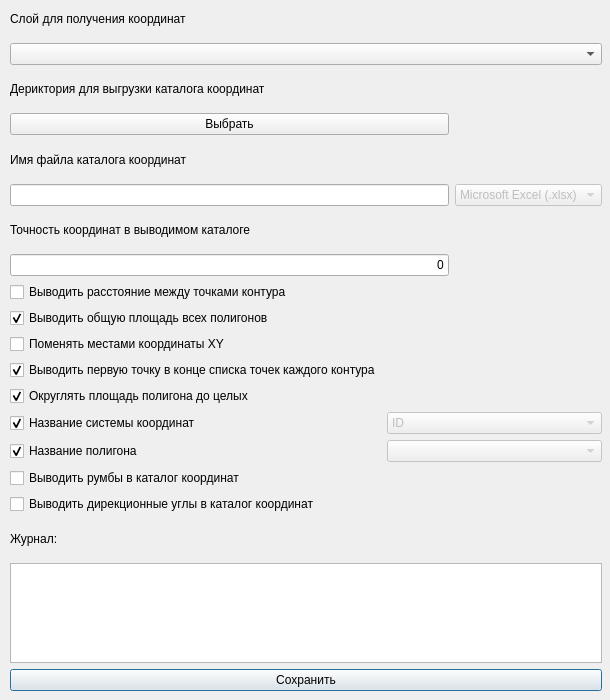
<?xml version="1.0" encoding="UTF-8"?>
<ui version="4.0">
 <class>CoordPluginDialogBase</class>
 <widget class="QDialog" name="CoordPluginDialogBase">
  <property name="windowModality">
   <enum>Qt::ApplicationModal</enum>
  </property>
  <property name="geometry">
   <rect>
    <x>0</x>
    <y>0</y>
    <width>610</width>
    <height>700</height>
   </rect>
  </property>
  <property name="minimumSize">
   <size>
    <width>610</width>
    <height>700</height>
   </size>
  </property>
  <property name="maximumSize">
   <size>
    <width>610</width>
    <height>700</height>
   </size>
  </property>
  <property name="windowTitle">
   <string>CVP</string>
  </property>
  <widget class="QLabel" name="label_5">
   <property name="geometry">
    <rect>
     <x>180</x>
     <y>150</y>
     <width>111</width>
     <height>16</height>
    </rect>
   </property>
   <property name="text">
    <string/>
   </property>
  </widget>
  <widget class="QWidget" name="gridLayoutWidget">
   <property name="geometry">
    <rect>
     <x>10</x>
     <y>0</y>
     <width>592</width>
     <height>691</height>
    </rect>
   </property>
   <layout class="QGridLayout" name="gridLayout">
    <item row="14" column="0">
     <widget class="QCheckBox" name="name_of_polygon">
      <property name="text">
       <string>Название полигона</string>
      </property>
      <property name="checked">
       <bool>true</bool>
      </property>
     </widget>
    </item>
    <item row="8" column="0">
     <widget class="QCheckBox" name="distance">
      <property name="text">
       <string>Выводить расстояние между точками контура</string>
      </property>
     </widget>
    </item>
    <item row="19" column="0" colspan="3">
     <widget class="QPushButton" name="act_btn">
      <property name="text">
       <string>Сохранить</string>
      </property>
     </widget>
    </item>
    <item row="9" column="0">
     <widget class="QCheckBox" name="square">
      <property name="text">
       <string>Выводить общую площадь всех полигонов</string>
      </property>
      <property name="checked">
       <bool>true</bool>
      </property>
     </widget>
    </item>
    <item row="13" column="1" colspan="2">
     <widget class="QComboBox" name="choose">
      <property name="enabled">
       <bool>false</bool>
      </property>
      <item>
       <property name="text">
        <string>ID</string>
       </property>
      </item>
      <item>
       <property name="text">
        <string>Имя</string>
       </property>
      </item>
     </widget>
    </item>
    <item row="7" column="0" colspan="2">
     <widget class="QLineEdit" name="chisla">
      <property name="layoutDirection">
       <enum>Qt::LeftToRight</enum>
      </property>
      <property name="autoFillBackground">
       <bool>false</bool>
      </property>
      <property name="text">
       <string>0</string>
      </property>
      <property name="alignment">
       <set>Qt::AlignRight|Qt::AlignTrailing|Qt::AlignVCenter</set>
      </property>
     </widget>
    </item>
    <item row="1" column="0" colspan="3">
     <widget class="QgsCheckableComboBox" name="layers"/>
    </item>
    <item row="4" column="0">
     <widget class="QLabel" name="label_3">
      <property name="text">
       <string>Имя файла каталога координат</string>
      </property>
     </widget>
    </item>
    <item row="5" column="0" colspan="2">
     <widget class="QLineEdit" name="name"/>
    </item>
    <item row="16" column="0">
     <widget class="QCheckBox" name="direct_angle">
      <property name="text">
       <string>Выводить дирекционные углы в каталог координат</string>
      </property>
     </widget>
    </item>
    <item row="10" column="0">
     <widget class="QCheckBox" name="reverse">
      <property name="text">
       <string>Поменять местами координаты XY</string>
      </property>
     </widget>
    </item>
    <item row="5" column="2">
     <widget class="QComboBox" name="comboBox">
      <property name="enabled">
       <bool>false</bool>
      </property>
      <item>
       <property name="text">
        <string>Microsoft Excel (.xlsx)</string>
       </property>
      </item>
     </widget>
    </item>
    <item row="12" column="0">
     <widget class="QCheckBox" name="round_area">
      <property name="text">
       <string>Округлять площадь полигона до целых</string>
      </property>
      <property name="checked">
       <bool>true</bool>
      </property>
     </widget>
    </item>
    <item row="3" column="0" colspan="2">
     <widget class="QPushButton" name="direct_btn">
      <property name="text">
       <string>Выбрать</string>
      </property>
     </widget>
    </item>
    <item row="17" column="0">
     <widget class="QLabel" name="label_6">
      <property name="text">
       <string>Журнал:</string>
      </property>
     </widget>
    </item>
    <item row="0" column="0">
     <widget class="QLabel" name="label">
      <property name="text">
       <string>Слой для получения координат</string>
      </property>
     </widget>
    </item>
    <item row="6" column="0">
     <widget class="QLabel" name="label_4">
      <property name="text">
       <string>Точность координат в выводимом каталоге</string>
      </property>
     </widget>
    </item>
    <item row="2" column="0">
     <widget class="QLabel" name="label_2">
      <property name="text">
       <string>Дериктория для выгрузки каталога координат</string>
      </property>
     </widget>
    </item>
    <item row="13" column="0">
     <widget class="QCheckBox" name="id_crs">
      <property name="text">
       <string>Название системы координат</string>
      </property>
      <property name="checked">
       <bool>true</bool>
      </property>
     </widget>
    </item>
    <item row="11" column="0">
     <widget class="QCheckBox" name="first_point">
      <property name="text">
       <string>Выводить первую точку в конце списка точек каждого контура</string>
      </property>
      <property name="checked">
       <bool>true</bool>
      </property>
     </widget>
    </item>
    <item row="18" column="0" colspan="3">
     <widget class="QPlainTextEdit" name="test">
      <property name="minimumSize">
       <size>
        <width>200</width>
        <height>20</height>
       </size>
      </property>
      <property name="maximumSize">
       <size>
        <width>600</width>
        <height>100</height>
       </size>
      </property>
     </widget>
    </item>
    <item row="14" column="1" colspan="2">
     <widget class="QComboBox" name="names_of_attr">
      <property name="enabled">
       <bool>false</bool>
      </property>
     </widget>
    </item>
    <item row="15" column="0">
     <widget class="QCheckBox" name="rumb">
      <property name="text">
       <string>Выводить румбы в каталог координат</string>
      </property>
     </widget>
    </item>
   </layout>
  </widget>
 </widget>
 <customwidgets>
  <customwidget>
   <class>QgsCheckableComboBox</class>
   <extends>QComboBox</extends>
   <header>qgscheckablecombobox.h</header>
  </customwidget>
 </customwidgets>
 <resources/>
 <connections/>
</ui>
